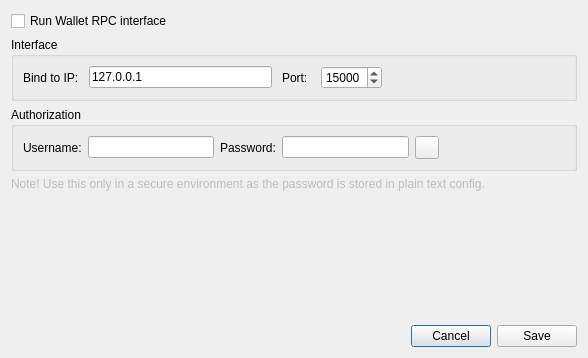
<?xml version="1.0" encoding="UTF-8"?>
<ui version="4.0">
 <class>WalletRpcSettingsDialog</class>
 <widget class="QDialog" name="WalletRpcSettingsDialog">
  <property name="windowModality">
   <enum>Qt::ApplicationModal</enum>
  </property>
  <property name="geometry">
   <rect>
    <x>0</x>
    <y>0</y>
    <width>588</width>
    <height>358</height>
   </rect>
  </property>
  <property name="windowTitle">
   <string>Wallet RPC settings</string>
  </property>
  <layout class="QVBoxLayout" name="verticalLayout">
   <item>
    <widget class="QCheckBox" name="m_enableWalletRpcCheck">
     <property name="text">
      <string>Run Wallet RPC interface</string>
     </property>
    </widget>
   </item>
   <item>
    <widget class="QGroupBox" name="groupBox">
     <property name="sizePolicy">
      <sizepolicy hsizetype="Expanding" vsizetype="Expanding">
       <horstretch>0</horstretch>
       <verstretch>0</verstretch>
      </sizepolicy>
     </property>
     <property name="title">
      <string>Interface</string>
     </property>
     <layout class="QVBoxLayout" name="verticalLayout_2">
      <item>
       <layout class="QHBoxLayout" name="horizontalLayout_2">
        <property name="spacing">
         <number>10</number>
        </property>
        <property name="sizeConstraint">
         <enum>QLayout::SetMaximumSize</enum>
        </property>
        <item>
         <widget class="QLabel" name="label_1">
          <property name="text">
           <string>Bind to IP:</string>
          </property>
         </widget>
        </item>
        <item>
         <widget class="QLineEdit" name="m_walletRpcIp">
          <property name="text">
           <string>127.0.0.1</string>
          </property>
         </widget>
        </item>
        <item>
         <widget class="QLabel" name="label_2">
          <property name="text">
           <string>Port: </string>
          </property>
         </widget>
        </item>
        <item>
         <widget class="QSpinBox" name="m_walletRpcPort">
          <property name="minimum">
           <number>0</number>
          </property>
          <property name="maximum">
           <number>65535</number>
          </property>
          <property name="value">
           <number>15000</number>
          </property>
          <property name="displayIntegerBase">
           <number>10</number>
          </property>
         </widget>
        </item>
        <item>
         <spacer name="horizontalSpacer_2">
          <property name="orientation">
           <enum>Qt::Horizontal</enum>
          </property>
          <property name="sizeHint" stdset="0">
           <size>
            <width>40</width>
            <height>20</height>
           </size>
          </property>
         </spacer>
        </item>
       </layout>
      </item>
     </layout>
    </widget>
   </item>
   <item>
    <widget class="QGroupBox" name="groupBox_2">
     <property name="sizePolicy">
      <sizepolicy hsizetype="Expanding" vsizetype="Expanding">
       <horstretch>0</horstretch>
       <verstretch>0</verstretch>
      </sizepolicy>
     </property>
     <property name="title">
      <string>Authorization</string>
     </property>
     <layout class="QVBoxLayout" name="verticalLayout_3">
      <item>
       <layout class="QHBoxLayout" name="horizontalLayout_4">
        <property name="sizeConstraint">
         <enum>QLayout::SetMaximumSize</enum>
        </property>
        <item>
         <widget class="QLabel" name="label_3">
          <property name="text">
           <string>Username:</string>
          </property>
         </widget>
        </item>
        <item>
         <widget class="QLineEdit" name="m_walletRpcUser"/>
        </item>
        <item>
         <widget class="QLabel" name="label_4">
          <property name="text">
           <string>Password:</string>
          </property>
         </widget>
        </item>
        <item>
         <widget class="QLineEdit" name="m_walletRpcPassword">
          <property name="inputMethodHints">
           <set>Qt::ImhHiddenText|Qt::ImhNoAutoUppercase|Qt::ImhNoPredictiveText|Qt::ImhSensitiveData</set>
          </property>
          <property name="echoMode">
           <enum>QLineEdit::Password</enum>
          </property>
         </widget>
        </item>
        <item>
         <widget class="QToolButton" name="m_showPwdButton">
          <property name="text">
           <string/>
          </property>
          <property name="icon">
           <iconset resource="../../resources.qrc">
            <normaloff>:/icons/tracking</normaloff>:/icons/tracking</iconset>
          </property>
          <property name="checkable">
           <bool>true</bool>
          </property>
         </widget>
        </item>
        <item>
         <spacer name="horizontalSpacer_4">
          <property name="orientation">
           <enum>Qt::Horizontal</enum>
          </property>
          <property name="sizeHint" stdset="0">
           <size>
            <width>40</width>
            <height>20</height>
           </size>
          </property>
         </spacer>
        </item>
       </layout>
      </item>
     </layout>
    </widget>
   </item>
   <item>
    <widget class="QLabel" name="label">
     <property name="enabled">
      <bool>false</bool>
     </property>
     <property name="text">
      <string>Note! Use this only in a secure environment as the password is stored in plain text config.</string>
     </property>
     <property name="textFormat">
      <enum>Qt::AutoText</enum>
     </property>
     <property name="wordWrap">
      <bool>true</bool>
     </property>
    </widget>
   </item>
   <item>
    <spacer name="verticalSpacer">
     <property name="orientation">
      <enum>Qt::Vertical</enum>
     </property>
     <property name="sizeHint" stdset="0">
      <size>
       <width>20</width>
       <height>131</height>
      </size>
     </property>
    </spacer>
   </item>
   <item>
    <layout class="QHBoxLayout" name="horizontalLayout">
     <item>
      <spacer name="horizontalSpacer">
       <property name="orientation">
        <enum>Qt::Horizontal</enum>
       </property>
       <property name="sizeHint" stdset="0">
        <size>
         <width>40</width>
         <height>20</height>
        </size>
       </property>
      </spacer>
     </item>
     <item>
      <widget class="QPushButton" name="walletRpcSetetingsCancelButton">
       <property name="text">
        <string>Cancel</string>
       </property>
      </widget>
     </item>
     <item>
      <widget class="QPushButton" name="walletRpcSetetingsSaveButton">
       <property name="text">
        <string>Save</string>
       </property>
      </widget>
     </item>
    </layout>
   </item>
  </layout>
 </widget>
 <resources>
  <include location="../../resources.qrc"/>
 </resources>
 <connections>
  <connection>
   <sender>walletRpcSetetingsCancelButton</sender>
   <signal>clicked()</signal>
   <receiver>WalletRpcSettingsDialog</receiver>
   <slot>reject()</slot>
   <hints>
    <hint type="sourcelabel">
     <x>626</x>
     <y>381</y>
    </hint>
    <hint type="destinationlabel">
     <x>381</x>
     <y>201</y>
    </hint>
   </hints>
  </connection>
  <connection>
   <sender>walletRpcSetetingsSaveButton</sender>
   <signal>clicked()</signal>
   <receiver>WalletRpcSettingsDialog</receiver>
   <slot>saveSettingClicked()</slot>
   <hints>
    <hint type="sourcelabel">
     <x>712</x>
     <y>381</y>
    </hint>
    <hint type="destinationlabel">
     <x>381</x>
     <y>201</y>
    </hint>
   </hints>
  </connection>
  <connection>
   <sender>m_showPwdButton</sender>
   <signal>toggled(bool)</signal>
   <receiver>WalletRpcSettingsDialog</receiver>
   <slot>showPwdToggled(bool)</slot>
   <hints>
    <hint type="sourcelabel">
     <x>420</x>
     <y>156</y>
    </hint>
    <hint type="destinationlabel">
     <x>293</x>
     <y>178</y>
    </hint>
   </hints>
  </connection>
 </connections>
 <slots>
  <slot>saveSettingClicked()</slot>
  <slot>showPwdToggled(bool)</slot>
 </slots>
</ui>
